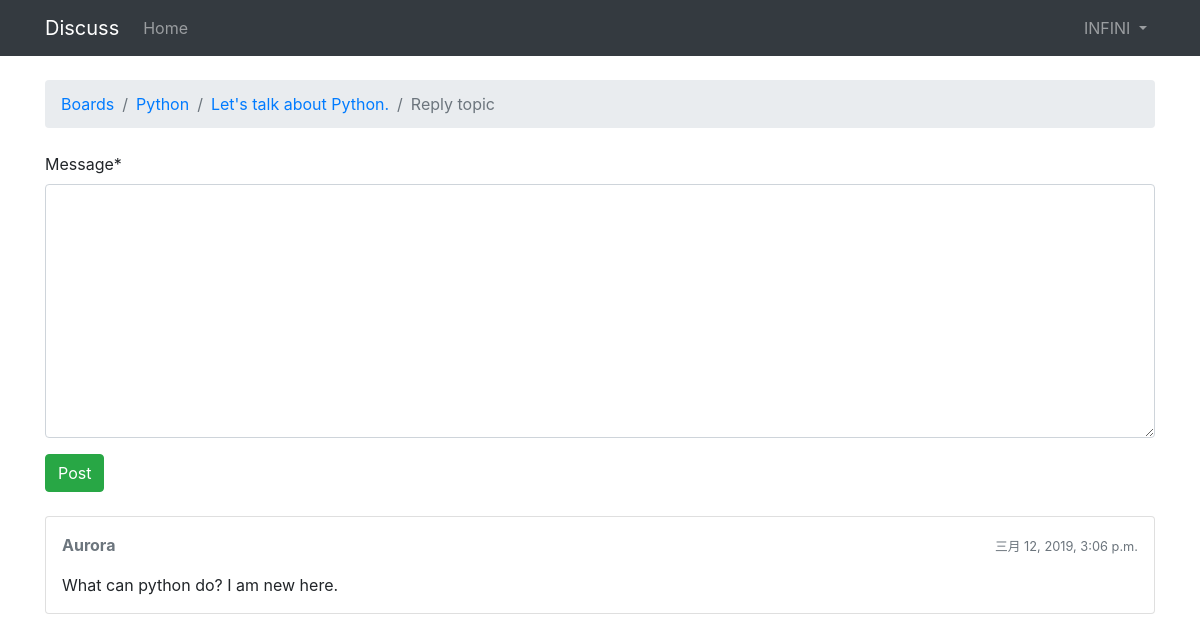
The page /boards/1/topics/1/reply/ (signed in) on the database as committed earlier.
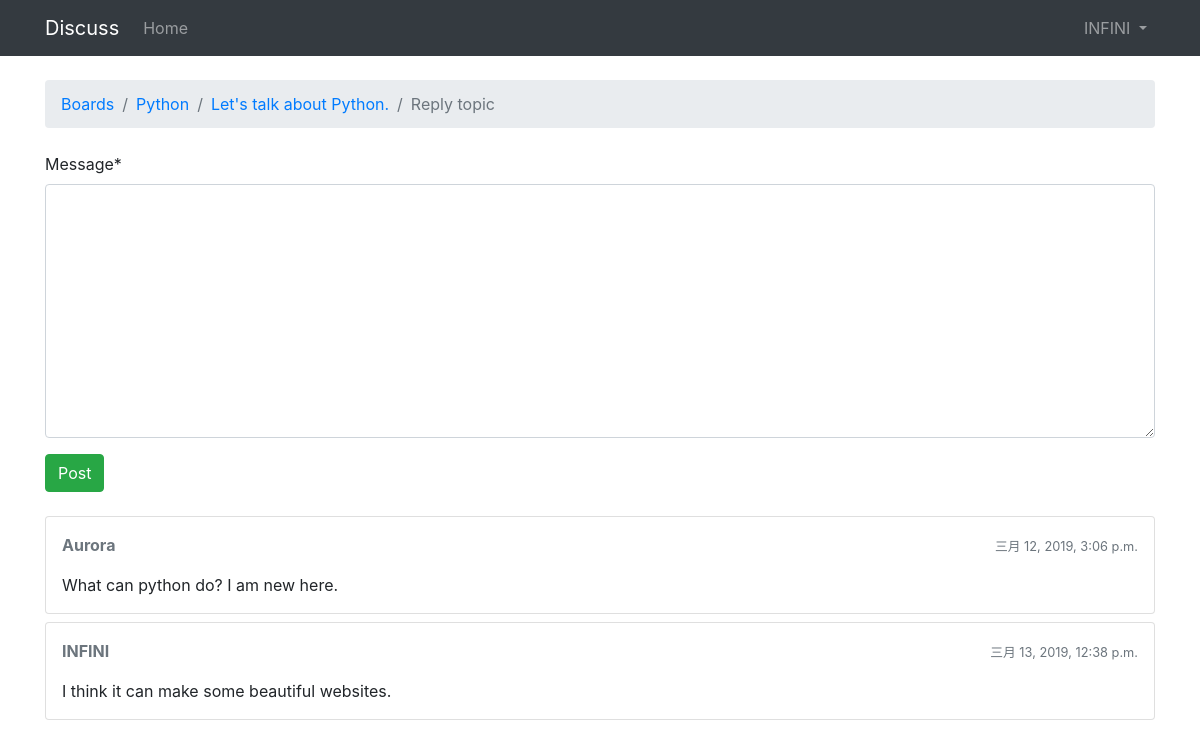
The same page on the database as committed later.
### boards/models.py (models this page shows, shortened)
class Post(models.Model):
    message = models.TextField(max_length=4000)
    topic = models.ForeignKey(Topic, on_delete=models.CASCADE, related_name='posts')
    created_by = models.ForeignKey(User, on_delete=models.CASCADE, related_name='posts')
    updated_by = models.ForeignKey(User, on_delete=models.CASCADE, null=True, related_name='+')
    created_at = models.DateTimeField(auto_now_add=True)
    updated_at = models.DateTimeField(null=True)

### core/models.py (models this page shows)
class User(AbstractUser):
    pass

### boards/views.py (the view)
# urls.py: path('topics/<int:topic_pk>/reply/', views.reply_topic, name='reply_topic'),
@ login_required
def reply_topic(request, board_pk, topic_pk):
    topic = get_object_or_404(Topic, board__pk=board_pk, pk=topic_pk)
    if request.method == 'POST':
        form = ReplyTopicForm(request.POST)
        if form.is_valid():
            post = form.save(commit=False)
            post.topic = topic
            post.created_by = request.user
            post.save()
            return redirect('topic_posts', board_pk=board_pk, topic_pk=topic_pk)
    else:
        form = ReplyTopicForm()
    return render(request, 'boards/reply_topic.html', {'topic': topic, 'form': form})

### boards/forms.py
class ReplyTopicForm(forms.ModelForm):
    class Meta:
        model = Post
        fields = ['message']

### boards/templates/boards/reply_topic.html (shortened to what this page needs)
{% extends 'base.html' %}
{% block breadcrumb %}
  <li class="breadcrumb-item"><a href="{% url 'home' %}">Boards</a></li>
  <li class="breadcrumb-item"><a href="{% url 'board_topics' topic.board.pk %}">{{ topic.board.name }}</a></li>
  <li class="breadcrumb-item"><a href="{% url 'topic_posts' topic.board.pk topic.pk %}">{{ topic.subject }}</a></li>
  <li class="breadcrumb-item active">Reply topic</li>
{% endblock %}
{% block content %}
  <form class="mb-4" method="post" novalidate>
    {% include 'includes/form.html' %}
    <button class="btn btn-success" type="submit">Post</button>
  </form>
  {% for post in topic.posts.all %}
    <div class="card mb-2">
      <div class="card-body p-3">
        <div class="row mb-3">
          <div class="col-6">
            <strong class="text-muted">{{ post.created_by.username }}</strong>
          </div>
          <div class="col-6 text-right">
            <small class="text-muted">{{ post.created_at }}</small>
          </div>
        </div>
        {{ post.message }}
      </div>
    </div>
  {% endfor %}
{% endblock %}

Rows that differ between the two databases and show on the page:
added Post: created_by.username "INFINI", created_at "三月 13, 2019, 12:38 p.m.", message "I think it can make some beautiful websites."
